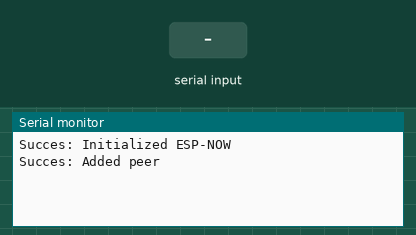
Recording of a sketch running on a simulated ESP32. Parts: the last lines printed to the serial monitor. The test bench sets the inputs (shaded band).

Above: at 1.2 s.
1.3 s: ",\n" received over Serial
At 2.5 s:
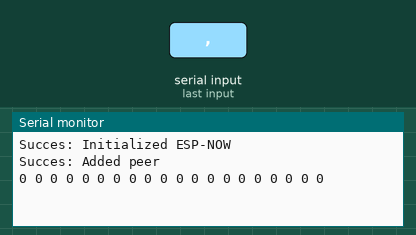
2.8 s: "90,45\n" received over Serial
At 4.2 s:
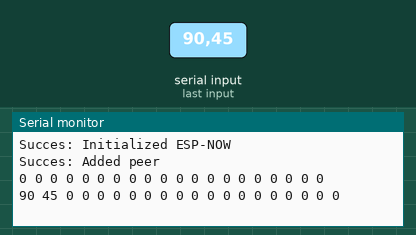

Measured:
- after the input at 1.3 s, the serial monitor: prints a new line at once (image 1)
- after the input at 2.8 s, the serial monitor: prints a new line at once (image 2)

The sketch:

Transmiter.ino
```cpp
#include <esp_now.h>
#include <WiFi.h>

// REPLACE WITH YOUR RECEIVER MAC Address
uint8_t receiverMacAddress[] = {0xA0,0xB7,0x65,0x55,0xFC,0xF0};  //A0:B7:65:55:FC:F0

//3C:71:BF:FB:C3:F8


int valores[20];

struct PacketData
{
  byte M_SLx;
  byte M_SLy;
  byte M_SRx;
  byte M_SRy;
  byte M_L2;
  byte M_R2;
  byte M_L1;
  byte M_R1;

  byte M_Up;
  byte M_Right;
  byte M_Down;
  byte M_Left;

  byte M_Square;
  byte M_Cross;
  byte M_Circle;
  byte M_Triangle;
  byte M_PL3;
  byte M_PR3;
  byte M_share;
  byte M_options;

};
PacketData data;

void datos();
void setup() {
  Serial.begin(115200);
  WiFi.mode(WIFI_STA);

  // Init ESP-NOW
  if (esp_now_init() != ESP_OK)
  {
    Serial.println("Error initializing ESP-NOW");
    return;
  }
  else
  {
    Serial.println("Succes: Initialized ESP-NOW");
  }

  //esp_now_register_send_cb(OnDataSent);

  // Register peer
  esp_now_peer_info_t peerInfo;
  memcpy(peerInfo.peer_addr, receiverMacAddress, 6);
  peerInfo.channel = 0;
  peerInfo.encrypt = false;

  // Add peer
  if (esp_now_add_peer(&peerInfo) != ESP_OK)
  {
    Serial.println("Failed to add peer");
    return;
  }
  else
  {
    Serial.println("Succes: Added peer");
  }

  pinMode(22,INPUT_PULLUP);
  pinMode(23,INPUT_PULLUP);
}

void loop() {
  datos();

  data.M_SLx = valores[0];
  data.M_SLy= valores[1];
  data.M_SRx= valores[2];
  data.M_SRy= valores[3];

  data.M_L2= valores[4];
  data.M_R2= valores[5];
  data.M_L1= valores[6];
  data.M_R1= valores[7];

  data.M_Up= valores[8];
  data.M_Right= valores[9];
  data.M_Down= valores[10];
  data.M_Left= valores[11];

  data.M_Square= valores[12];
  data.M_Cross= valores[13];
  data.M_Circle= valores[14];
  data.M_Triangle= valores[15];

  data.M_PL3= valores[16];
  data.M_PR3= valores[17];
  data.M_share= valores[18];
  data.M_options= valores[19];

  esp_err_t result = esp_now_send(receiverMacAddress, (uint8_t *) &data, sizeof(data));
  if (result == ESP_OK)
  {
    //Serial.println("Sent with success");
  }
  else
  {
    Serial.println("Error sending the data");
  }

  delay(50);

}

void datos(){
    if (Serial.available()) {
    String receivedData = Serial.readStringUntil('\n'); // Leer datos hasta encontrar un salto de línea
    // Procesar los datos recibidos
    //Serial.println("Datos recibidos: " + receivedData);

    // Separar la cadena en valores enteros// Ajusta el tamaño según la cantidad de valores esperados
    int currentIndex = 0;
    String currentValue = "";

    for (int i = 0; i < receivedData.length(); i++) {
      char c = receivedData.charAt(i);

      if (c == ',') {
        valores[currentIndex] = currentValue.toInt();
        currentValue = "";
        currentIndex++;

        if (currentIndex >= 20) { // Ajusta este límite según la cantidad de valores esperados
          break;
        }
      } else {
        currentValue += c;
      }
    }

    // Guardar el último valor si hay uno
    if (currentIndex < 20) {
      valores[currentIndex] = currentValue.toInt();
    }

    // Imprimir los valores enteros
  for (int i = 0; i < 20; i++) { // Ajusta este bucle según la cantidad de valores esperados
    Serial.print(valores[i]);
    if (i < 19) {
      Serial.print(" "); // Imprimir un espacio entre valores, excepto después del último valor
    }
  }
  Serial.println();
  }

}
```
